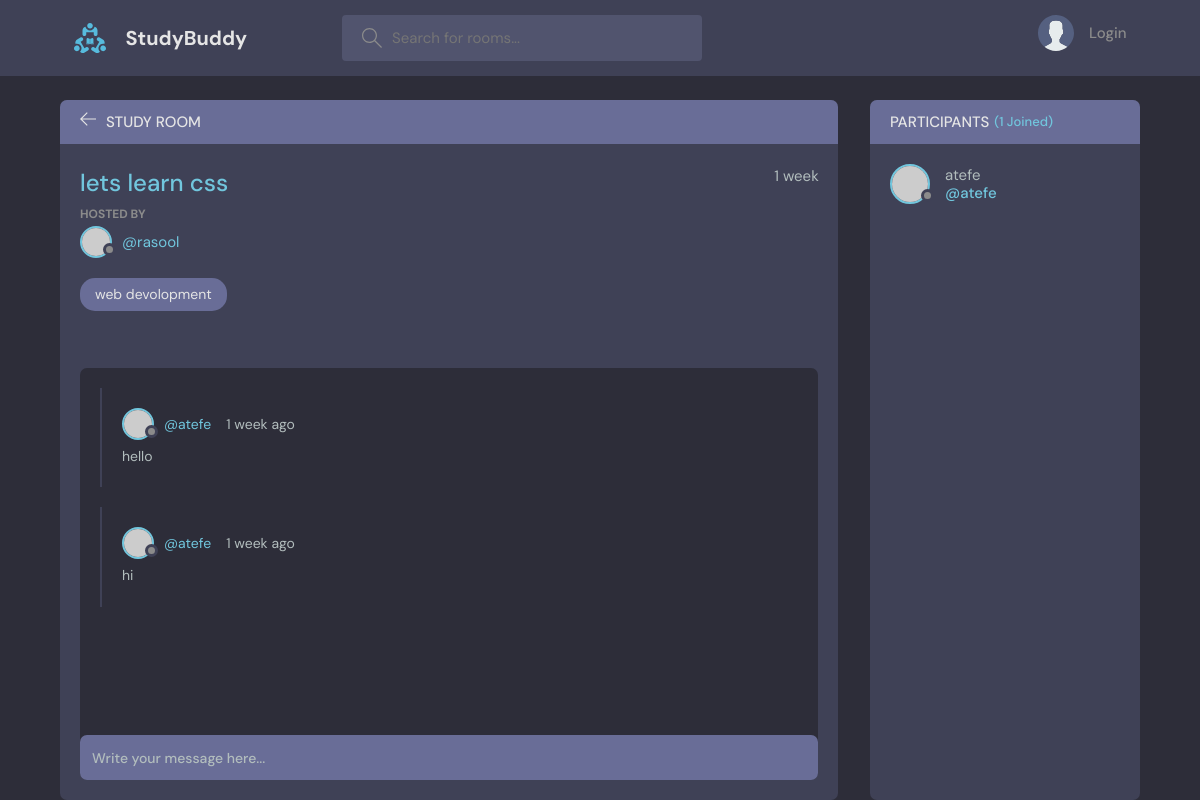
The app's page /room/4/, older data.
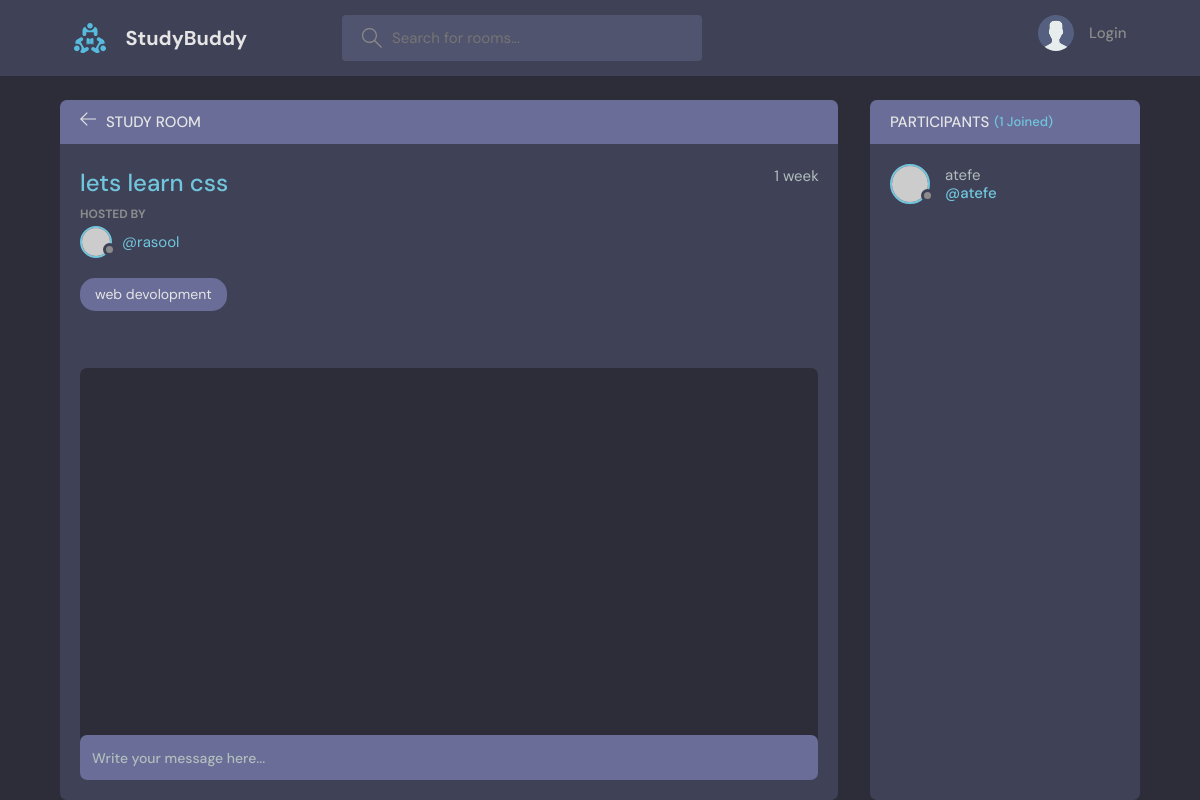
The same page, newer data.
### base/models.py (models this page shows, shortened)
class Message(models.Model):
    user = models.ForeignKey(User, verbose_name=_("user"), on_delete=models.CASCADE)
    room = models.ForeignKey("base.Room", verbose_name=_("room"), on_delete=models.CASCADE)
    body = models.TextField(_("body"))
    updated = models.DateTimeField(_("update"), auto_now=True)
    created = models.DateTimeField(_("create"), auto_now_add=True)
    class Meta:
        ordering = ["-updated","-created"]

### base/views.py (the view, shortened to what this page needs)
# urls.py: path("room/<int:id>/", views.room, name="room"),
def room(request, id):
    room = Room.objects.get(pk=id)
    comments = room.message_set.all()
    participents = room.participant.all()
    context={"room": room, "comments": comments, "participents": participents}
    return render(request, "base/room.html", context )

### base/models.py (called while the page is built)
    def __str__(self):
        return self.name

### base/templates/base/room.html (shortened to what this page needs)
{% extends "main.html" %}
{% block content %}
    <main class="profile-page layout layout--2">
      <div class="container">
        <div class="room">
          <div class="room__top">
            <div class="room__topLeft">
              <a href="{%url 'home' %}">
                <svg version="1.1" xmlns="http://www.w3.org/2000/svg" width="32" height="32" viewBox="0 0 32 32">
                  <title>arrow-left</title>
                  <path
                    d="M13.723 2.286l-13.723 13.714 13.719 13.714 1.616-1.611-10.96-10.96h27.625v-2.286h-27.625l10.965-10.965-1.616-1.607z"
                  ></path>
                </svg>
              </a>
              <h3>Study Room</h3>
            </div>
          </div>
          <div class="room__box scroll">
            <div class="room__header scroll">
              <div class="room__info">
                <h3>{{ room.name }}</h3>
                <span>{{ room.created|timesince }}</span>
              </div>
              <div class="room__hosted">
                <p>Hosted By</p>
                <a href="{% url 'user-profile' room.host.id%}" class="room__author">
                  <div class="avatar avatar--small">
                    <img src="https://randomuser.me/api/portraits/men/37.jpg" />
                  </div>
                  <span>@{{room.host.username}}</span>
                </a>
              </div>
              <span class="room__topics">{{room.topic}}</span>
            </div>
            <div class="room__conversation">
              <div class="threads scroll">
              {% for message in comments  %}
                <div class="thread">
                  <div class="thread__top">
                    <div class="thread__author">
                      <a href="{% url 'user-profile' message.user.id %}" class="thread__authorInfo">
                        <div class="avatar avatar--small">
                          <img src="https://randomuser.me/api/portraits/men/37.jpg" />
                        </div>
                        <span>@{{message.user.username}}</span>
                      </a>
                      <span class="thread__date">{{message.created|timesince}} ago</span>
                    </div>
                  </div>
                  <div class="thread__details">
                    {{message.body}}
                  </div>
                </div>
                {% endfor %}
              </div>
            </div>
          </div>
          <div class="room__message">
            <form method="post">
              <input name="body" placeholder="Write your message here..." />
            </form>
          </div>
        </div>
        <div class="participants">
          <h3 class="participants__top">Participants <span>({{ participents.count }} Joined)</span></h3>
          <div class="participants__list scroll">
          {% for user in participents  %}
            <a href="{% url 'user-profile' user.id %}" class="participant">
              <div class="avatar avatar--medium">
                <img src="https://randomuser.me/api/portraits/men/37.jpg" />
              </div>
              <p>
                {{user.username}}
                <span>@{{user.username}}</span>
              </p>
            </a>
            {% endfor %}
          </div>
        </div>
      </div>
    </main>
    {% endblock content %}

Row changes from the older to the newer data that the page shows:
removed Message: user.username "atefe", created "1 week", body "hello"
removed Message: user.username "atefe", created "1 week", body "hi"
